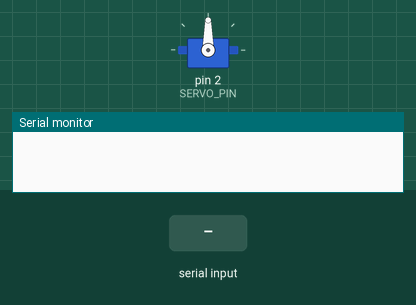
The sketch below on a simulated Arduino Uno, built with avr-gcc and run on an emulated ATmega328P. Shown: servo, the last lines printed to the serial monitor. The test bench sets the inputs (shaded band).

Above: at 1.2 s.
1.3 s: byte 30 received over Serial
At 1.7 s:
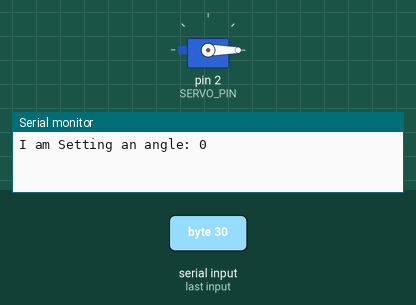
Timing chart, 0 to 4.3 s (numbered marks = the images above; inputs shaded):
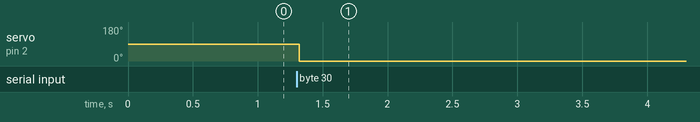

Measured:
- after the input at 1.3 s, servo on pin 2 (SERVO_PIN): 90° → 0° at once

The sketch:

Serial_Servo_control.ino
```cpp
#include"Servo.h"

#define TRUE 1
#define FALSE 0
#define SERVO_PIN 2
#define ASCII_ZERO 0x30
#define ASCII_NINE 0x39
#define MIN_ANGLE 0
#define MAX_ANGLE 180

Servo Finger;
char received_char;
int angle = MIN_ANGLE;
int flag= FALSE;

void setup() {
        Finger.attach(SERVO_PIN);
        Serial.begin(9600);
}

void loop() {

        while (Serial.available() > 0) {
                received_char = Serial.read();
                if(received_char >= ASCII_ZERO && received_char <= ASCII_NINE){
                  angle = angle *10 + (received_char - ASCII_ZERO);
                }
                delay(20);
                flag= TRUE;
        }

        if ( (angle >= MIN_ANGLE) && (angle <= MAX_ANGLE) && (flag == TRUE)){
            Finger.write(angle);
            Serial.print("I am Setting an angle: ");
            Serial.print(angle);
            Serial.print("\n");
            angle= MIN_ANGLE;
            flag= FALSE;
            delay(500);
          }
}
```
